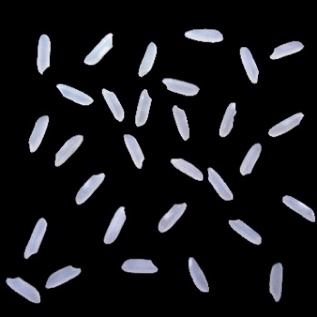
#> input picture gambar.png, 317 x 317 px
$ python main.py
#> lines starting #> are read from the running program, lines starting #| are printed output that depends on the picture; after the words box and inside, x2 and y2 are one past the last pixel; in counts of white or black regions, pixels touching at a corner belong together
import cv2
import numpy as np
path = "gambar.png"

img = cv2.imread(path)
#> img is the input picture: shape (317, 317, 3); mean B, G, R 25.3, 22.6, 22.4


def is_putih(img):
    hsv = cv2.cvtColor(img, cv2.COLOR_BGR2HSV)
    flt = cv2.inRange(hsv, np.array(
        [0.2, 0.01, 0.50]), np.array([0.7, 0.3, 0.9]))

    cnts = cv2.findContours(flt, cv2.RETR_TREE, cv2.CHAIN_APPROX_SIMPLE)[-2]
    return len(cnts) > 0


def is_bersih(img):
    hsv = cv2.cvtColor(img, cv2.COLOR_BGR2HSV)
    flt = cv2.inRange(hsv, np.array([0, 0, 0.55]), np.array([1, 0.4, 1]))

    cnts = cv2.findContours(flt, cv2.RETR_TREE, cv2.CHAIN_APPROX_SIMPLE)[-2]
    return len(cnts) > 0


gray = cv2.cvtColor(img, cv2.COLOR_BGR2GRAY)
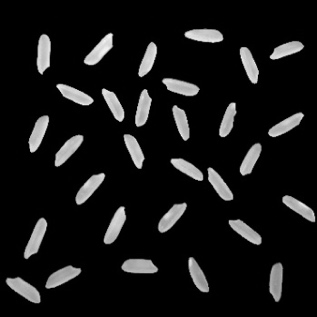
#> gray: shape (317, 317); min 0, max 243, mean 22.8

# convert to binary
th, threshed = cv2.threshold(gray, 100, 255,
                             cv2.THRESH_BINARY | cv2.THRESH_OTSU)
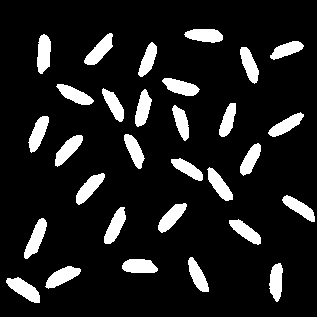
#> threshed: shape (317, 317); 12% white; 30 white regions
#> th = 91

# mencari contours
cnts = cv2.findContours(threshed, cv2.RETR_LIST,
                        cv2.CHAIN_APPROX_SIMPLE)[-2]
#> cnts = 30 contours; largest, box (x1, y1, x2, y2) and area: (6, 277, 40, 303) 419, (24, 218, 47, 259) 404, (84, 33, 113, 65) 398, (45, 266, 81, 289) 394, (37, 34, 51, 74) 392

# print(len(cnts))
# filter by area
s1 = 10
xcnts = []
standard = 361.45
i = 1

beras_baik = 0
beras_kurang = 0
beras_buruk = 0

for cnt in cnts:
    # untuk setiap contour yang dideteksi, hitung area, dan dibandingkan
    if s1 < cv2.contourArea(cnt):
        xcnts.append(cnt)
        peri = cv2.arcLength(cnt, True)
        approx = cv2.approxPolyDP(cnt, 0.02 * peri, True)
        mask = np.zeros_like(img)
        cv2.drawContours(mask, [approx], -1, (1, 1, 1), -1)
        cropped = img * mask

        putih = is_putih(cropped)
        bersih = is_bersih(cropped)
        utuh = cv2.contourArea(cnt) > standard

        # kondisi 1
        if (bersih == True) and (putih == True) and (utuh == True):
            beras_baik = beras_baik + 1
            print("Beras ke ", i, " berada di kondisi 1 nomor 1")
        elif (bersih == True) and (putih == True) and (utuh == False):
            beras_baik = beras_baik + 1
            print("Beras ke ", i, " berada di kondisi 1 nomor 2")

        # kondisi 2
        elif (bersih == True) and (putih == False) and (utuh == True):
            beras_baik = beras_baik + 1
            print("Beras ke ", i, " berada di kondisi 2 nomor 1")

        # kondisi 3
        elif (bersih == True) and (putih == False) and (utuh == False):
            beras_kurang = beras_kurang + 1
            print("Beras ke ", i, " berada di kondisi 3 nomor 1")

        # kondisi 4
        elif (bersih == False) and (putih == True) and (utuh == True):
            beras_kurang = beras_kurang + 1
            print("Beras ke ", i, " berada di kondisi 4 nomor 1")
        elif (bersih == False) and (putih == True) and (utuh == False):
            beras_kurang = beras_kurang + 1
            print("Beras ke ", i, "berada di kondisi 4 nomor 2")

        # Kondisi 5
        elif (bersih == False) and (putih == False) and (utuh == True):
            beras_buruk = beras_buruk + 1
            print("Beras ke ", i, " berada di kondisi 5 nomor 1")
        elif (bersih == False) and (putih == True) and (utuh == False):
            beras_buruk = beras_buruk + 1
            print("Beras ke ", i, " berada di kondisi 5 nomor 2")

    i = i + 1
#> this loop made 30 passes
#> (peri, utuh) on passes 1 to 12: (95.74, True), (92.91, True), (90.53, False), (84.87, True), (89.84, False), (90.33, False), (102.9, True), (96.08, True), (88.81, True), (92.57, False), (92.81, True), (91.98, True)
#| Beras ke  1  berada di kondisi 4 nomor 1
#| Beras ke  2  berada di kondisi 4 nomor 1
#| Beras ke  3 berada di kondisi 4 nomor 2
#| Beras ke  4  berada di kondisi 4 nomor 1
#| Beras ke  5 berada di kondisi 4 nomor 2
#| Beras ke  6 berada di kondisi 4 nomor 2
#| Beras ke  7  berada di kondisi 4 nomor 1
#| Beras ke  8  berada di kondisi 4 nomor 1
#> (further printed lines are left out)
#> pass 1, `cropped = img * mask`:
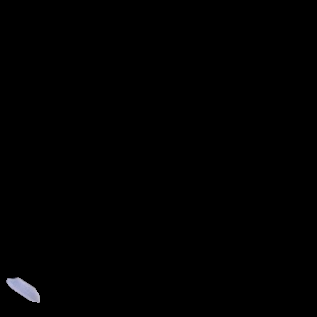
#> cropped: shape (317, 317, 3); mean B, G, R 0.9, 0.8, 0.8
#> pass 1, in is_putih, `flt = cv2.inRange(hsv, np.array( [0.2, 0.01, 0.50]), np.array([0.7, 0...`:
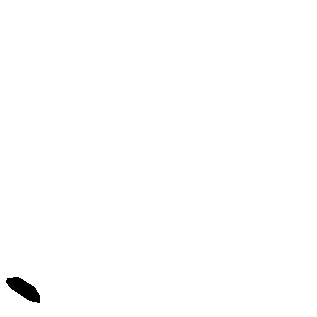
#> flt: shape (317, 317); 99.5% white; 1 black region, box (x1, y1, x2, y2) and area: (6, 277, 40, 303) 470
#> after the loop:
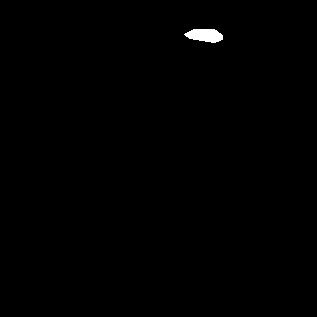
#> mask: shape (317, 317, 3); values 0 (black) and 1 (white), 0.4% white; 1 white region
#> after the loop, beras_baik = 0; beras_buruk = 0; beras_kurang = 30; i = 31; xcnts has the same summary as cnts

print("Jumlah Beras Baik : ", beras_baik)
#| Jumlah Beras Baik :  0
print("Jumlah Beras Kurang : ", beras_kurang)
#| Jumlah Beras Kurang :  30
print("Jumlah Beras Buruk : ", beras_buruk)
#| Jumlah Beras Buruk :  0
